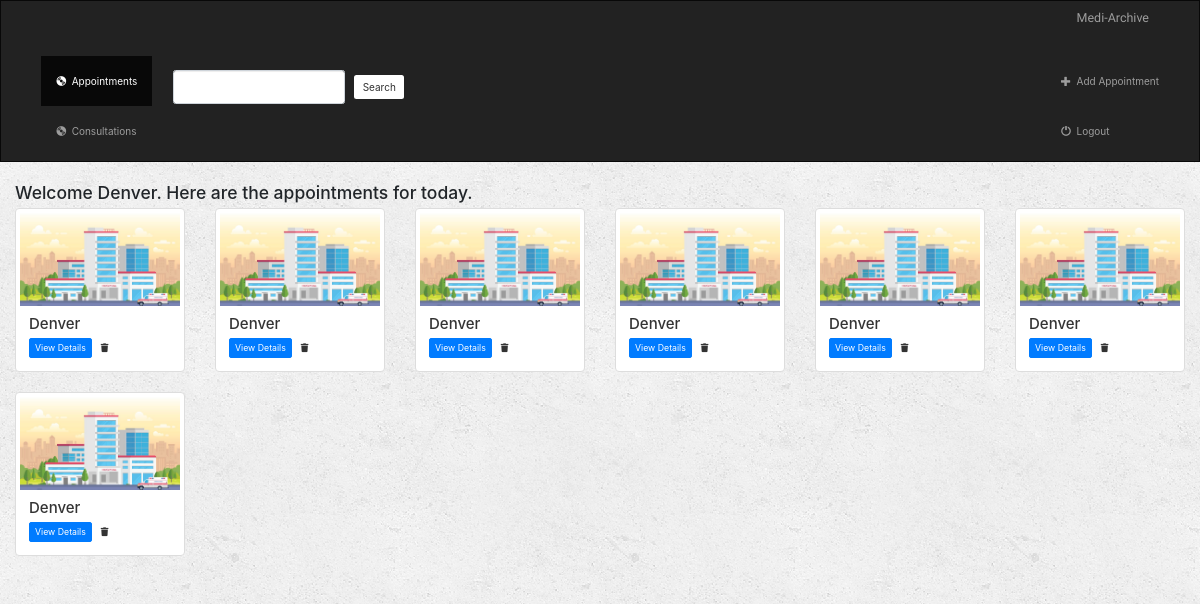
The page /the_user/ (signed in) on the database as committed earlier.
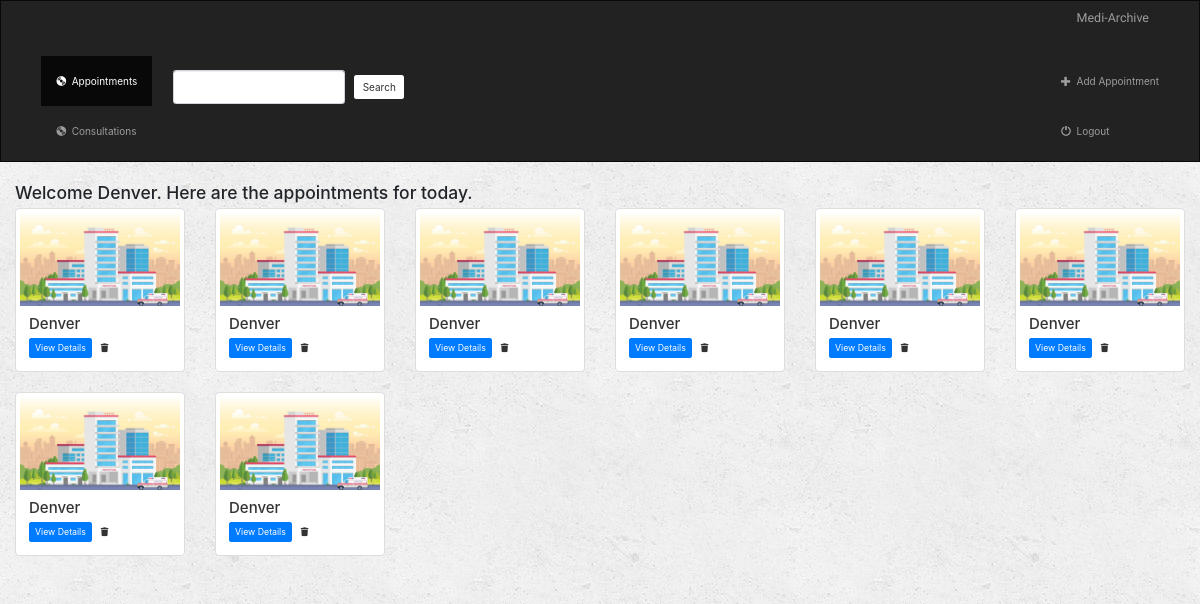
The same page on the database as committed later.
### the_user/models.py (models this page shows, shortened)
class Appointment(models.Model):
    user = models.ForeignKey(User, default=1, on_delete=models.CASCADE)
    date = models.CharField(max_length=20)
    patient_name = models.CharField(max_length=250)
    doctor = models.CharField(max_length=250)
    time = models.CharField(max_length=25)
    file_number = models.CharField(max_length=20)
    is_doctor = models.BooleanField(default=False)

### the_user/views.py (the view)
# urls.py: path('', views.index, name='index'),
def index(request):
    if not request.user.is_authenticated:
        return render(request, 'the_user/login.html')
    else:
        appointments = Appointment.objects.filter(user=request.user)
        consultation_results = Consultation.objects.all()
        query = request.GET.get("q")
        if query:
            appointments = appointments.filter(
                Q(doctor__icontains=query) |
                Q(patient_name__icontains=query)
            ).distinct()
            consultation_results = consultation_results.filter(
                Q(doctor__icontains=query)
            ).distinct()
            return render(request, 'the_user/index.html', {
                'appointments': appointments,
                'consultations': consultation_results,
            })
        else:
            return render(request, 'the_user/index.html', {'appointments': appointments})

### the_user/templates/the_user/index.html (shortened to what this page needs)
{% extends 'the_user/base.html' %}
{% load static %}
{% block appointments_active %} active {% endblock %}
{% block body %}
 <div class="appointments-container container-fluid">
     <div class="row">
         <div class="col-sm-12">
             <h3> Welcome {{ user.username }}. Here are the appointments for today.</h3>
         </div>
         {% if appointments %}
           {% for appointment in appointments %}
                <div class="col-sm-4 col-lg-2">
                    <div class="thumbnail">
                        <a href="{% url 'the_user:detail' appointment.id %}">
                            <img src="../../static/images/hospital.jpg" class="img-responsive">
                        </a>
                        <div class="caption">
                            <h4> {{ appointment.doctor }}</h4>
                            <a href="{% url 'the_user:detail' appointment.id %}" class="btn btn-primary btn-sm" role="button">View Details</a>
                            <form action="{% url 'the_user:delete_appointment' appointment.id %}" method="post" style="display: inline;">
                                <button type="submit" class="btn btn-default btn-sm">
                                    <i class="fa fa-trash"></i>
                                </button>
                            </form>
                        </div>
                    </div>
                </div>
            {% endfor %}
      {% endif %}
  </div>
 </div>
{% endblock %}

### the_user/templates/the_user/base.html (shortened to what this page needs)
{% load static %}
<html lang="en">
<head>
    <link rel="stylesheet" href="https://maxcdn.bootstrapcdn.com/bootstrap/3.3.6/css/bootstrap.min.css">
    <link href="https://netdna.bootstrapcdn.com/bootstrap/3.3.7/css/bootstrap.min.css"  rel="stylesheet">
    <link rel="stylesheet" href="https://use.fontawesome.com/releases/v5.7.2/css/all.css">
    <link rel="stylesheet" href="{% static 'MyDoc/css/main.css' %}" type="text/css">
        <link rel="stylesheet" href="{% static 'MyDoc/css/index.css' %}" type="text/css">
        <link rel="stylesheet" href="{% static 'MyDoc/css/responsive.css' %}" type="text/css">
    <link rel="stylesheet" href="{% static 'MyDoc/css/bootstrap.min.css' %}">
        <link rel="stylesheet" href="{% static 'MyDoc/css/animate.css' %}">
        <link rel="stylesheet" href="{% static 'MyDoc/css/ionicons.min.css' %}">
        <link rel="stylesheet" href="{% static 'MyDoc/css/flaticon.css' %}">
        <link rel="stylesheet" href="{% static 'MyDoc/css/icomoon.css' %}">
 </head>
    <link rel="stylesheet" href="https://maxcdn.bootstrapcdn.com/bootstrap/3.3.6/css/bootstrap.min.css">
    <link rel="stylesheet" type="text/css" href="{% static 'the_user/style.css' %}"/>
    <link rel="stylesheet" href="{% static 'the_user/css/bootstrap.min.css' %}">
</head>
<body>
<nav class="navbar navbar-inverse">
    <div class="container-fluid">
        <div class="navbar-header">
            <a class="navbar-brand" href="{% url 'the_user:index' %}">Medi-Archive</a>
        </div>
        <div class="collapse navbar-collapse" id="topNavBar">
            <ul class="nav navbar-nav">
                <li class="{% block appointments_active %}{% endblock %}"><a href="{% url 'the_user:index' %}"><span class="glyphicon glyphicon-cd" aria-hidden="true"></span>&nbsp; Appointments</a></li>
                <li class="{% block consultations_active %}{% endblock %}"><a href="{% url 'the_user:consultations' 'all' %}"><span class="glyphicon glyphicon-cd" aria-hidden="true"></span>&nbsp; Consultations</a></li>
            </ul>
            <form class="navbar-form navbar-left" role="search" method="get" action="{% url 'the_user:index' %}">
                <div class="form-group">
                    <input type="text" class="form-control" name="q" value="{{ request.GET.q }}">
                </div>
                <button type="submit" class="btn btn-default">Search</button>
            </form>
            <ul class="nav navbar-nav navbar-right">
                <li>
                    <a href="{% url 'the_user:create_appointment' %}">
                        <span class="glyphicon glyphicon-plus" aria-hidden="true"></span>&nbsp; Add Appointment
                    </a>
                </li>
                <li>
                    <a href="{% url 'the_user:logout_user' %}">
                        <span class="glyphicon glyphicon-off" aria-hidden="true"></span>&nbsp; Logout
                    </a>
                </li>
            </ul>
        </div>
    </div>
</nav>
{% block body %}
{% endblock %}
</body>
</html>

### MyDoc/static/MyDoc/css/main.css (style rules this page uses)
body { background: #f7f6f8; color: #333333; margin-top: 5rem; }
h1, h2, h3, h4, h5, h6 { color: #444444; }
ul { margin: 0; }

### MyDoc/static/MyDoc/css/index.css (style rules this page uses)
html { margin: 0; padding: 0; box-sizing: border-box; font-family: 'poppins', Sans-Serif; font-size: 16px; overflow-x: hidden; overflow-y: hidden; }
body { margin: 0; padding: 0; font-size: 16px; color: #333; overflow: auto; height: 100vh; overflow-x: hidden; }
.form-group { padding: 6px; }

### the_user/static/the_user/style.css (style rules this page uses)
body { background: white url("../images/background.png"); overflow: scroll; }
.navbar { border-radius: 0; }
.navbar-brand { font-family: 'Satisfy', cursive; }

Rows that differ between the two databases and show on the page:
added Appointment: doctor "Denver"
